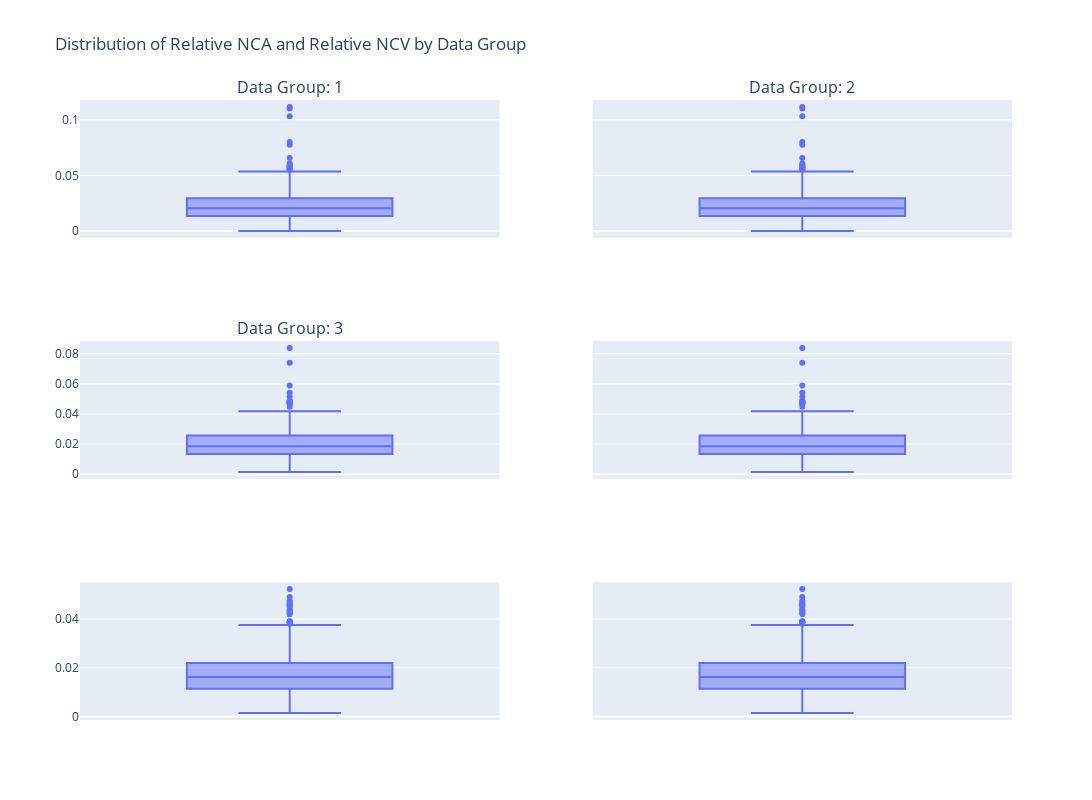

Notebook source saved alongside this figure:
### Code cell
import pandas as pd
import plotly.express as px
from plotly.subplots import make_subplots

# Create the DataFrame as you've shown

# Get unique data_group and event_type combinations
data_groups = df["data_group"].unique()

# Define figure size
fig = make_subplots(rows=len(data_groups), cols=2, shared_xaxes=True, shared_yaxes=True,
                    subplot_titles=["Data Group: " + str(dg) for dg in data_groups])

# Initialize subplot indices
row = 1
col = 1

for data_group in data_groups:
    subset = df[df["data_group"] == data_group]

    # Create a vertical box plot for Relative NCA
    trace = px.box(subset, y="Relative_NCA", orientation="v", labels={"Relative_NCA": ""})
    fig.add_trace(trace.data[0], row=row, col=1)

    # Create a vertical box plot for Relative NCV
    trace = px.box(subset, y="Relative_NCV", orientation="v", labels={"Relative_NCV": ""})
    fig.add_trace(trace.data[0], row=row, col=2)

    row += 1

# Define figure layout for Relative NCA
fig.update_layout(title_text="Distribution of Relative NCA and Relative NCV by Data Group")

# Adjust figure size
fig.update_layout(height=800, width=1200)

# Show the figure
fig.show()

### Figure 1 — Plotly figure (JSON) as saved in the notebook; plotly's stock layout.template omitted (floating-point values rounded to 4 significant figures; data arrays with more than 128 entries replaced by an {"elided": "..."} marker saying what was removed)
{"data": [{"alignmentgroup": "True", "hovertemplate": "=%{y}<extra></extra>", "legendgroup": "", "marker": {"color": "#636efa"}, "name": "", "notched": false, "offsetgroup": "", "orientation": "v", "showlegend": false, "type": "box", "x0": " ", "xaxis": "x", "y": {"elided": "1160 float values"}, "y0": " ", "yaxis": "y"}, {"alignmentgroup": "True", "hovertemplate": "=%{y}<extra></extra>", "legendgroup": "", "marker": {"color": "#636efa"}, "name": "", "notched": false, "offsetgroup": "", "orientation": "v", "showlegend": false, "type": "box", "x0": " ", "xaxis": "x2", "y": {"elided": "1160 float values"}, "y0": " ", "yaxis": "y2"}, {"alignmentgroup": "True", "hovertemplate": "=%{y}<extra></extra>", "legendgroup": "", "marker": {"color": "#636efa"}, "name": "", "notched": false, "offsetgroup": "", "orientation": "v", "showlegend": false, "type": "box", "x0": " ", "xaxis": "x3", "y": {"elided": "600 float values"}, "y0": " ", "yaxis": "y3"}, {"alignmentgroup": "True", "hovertemplate": "=%{y}<extra></extra>", "legendgroup": "", "marker": {"color": "#636efa"}, "name": "", "notched": false, "offsetgroup": "", "orientation": "v", "showlegend": false, "type": "box", "x0": " ", "xaxis": "x4", "y": {"elided": "600 float values"}, "y0": " ", "yaxis": "y4"}, {"alignmentgroup": "True", "hovertemplate": "=%{y}<extra></extra>", "legendgroup": "", "marker": {"color": "#636efa"}, "name": "", "notched": false, "offsetgroup": "", "orientation": "v", "showlegend": false, "type": "box", "x0": " ", "xaxis": "x5", "y": {"elided": "920 float values"}, "y0": " ", "yaxis": "y5"}, {"alignmentgroup": "True", "hovertemplate": "=%{y}<extra></extra>", "legendgroup": "", "marker": {"color": "#636efa"}, "name": "", "notched": false, "offsetgroup": "", "orientation": "v", "showlegend": false, "type": "box", "x0": " ", "xaxis": "x6", "y": {"elided": "920 float values"}, "y0": " ", "yaxis": "y6"}], "layout": {"annotations": [{"font": {"size": 16}, "showarrow": false, "text": "Data Group: 1", "x": 0.225, "xanchor": "center", "xref": "paper", "y": 1, "yanchor": "bottom", "yref": "paper"}, {"font": {"size": 16}, "showarrow": false, "text": "Data Group: 2", "x": 0.775, "xanchor": "center", "xref": "paper", "y": 1, "yanchor": "bottom", "yref": "paper"}, {"font": {"size": 16}, "showarrow": false, "text": "Data Group: 3", "x": 0.225, "xanchor": "center", "xref": "paper", "y": 0.6111, "yanchor": "bottom", "yref": "paper"}], "height": 800, "title": {"text": "Distribution of Relative NCA and Relative NCV by Data Group"}, "width": 1200, "xaxis": {"anchor": "y", "domain": [0, 0.45], "matches": "x5", "showticklabels": false}, "xaxis2": {"anchor": "y2", "domain": [0.55, 1], "matches": "x6", "showticklabels": false}, "xaxis3": {"anchor": "y3", "domain": [0, 0.45], "matches": "x5", "showticklabels": false}, "xaxis4": {"anchor": "y4", "domain": [0.55, 1], "matches": "x6", "showticklabels": false}, "xaxis5": {"anchor": "y5", "domain": [0, 0.45]}, "xaxis6": {"anchor": "y6", "domain": [0.55, 1]}, "yaxis": {"anchor": "x", "domain": [0.7778, 1]}, "yaxis2": {"anchor": "x2", "domain": [0.7778, 1], "matches": "y", "showticklabels": false}, "yaxis3": {"anchor": "x3", "domain": [0.3889, 0.6111]}, "yaxis4": {"anchor": "x4", "domain": [0.3889, 0.6111], "matches": "y3", "showticklabels": false}, "yaxis5": {"anchor": "x5", "domain": [0, 0.2222]}, "yaxis6": {"anchor": "x6", "domain": [0, 0.2222], "matches": "y5", "showticklabels": false}}}
